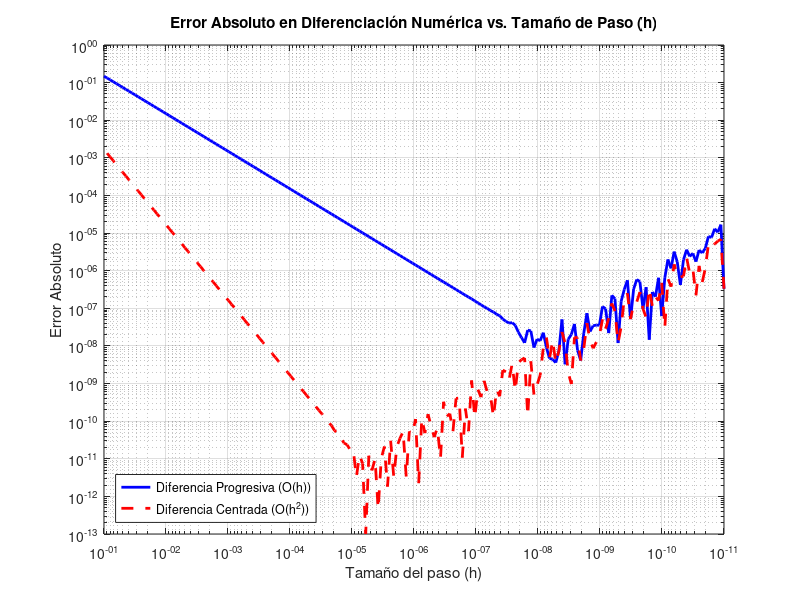

Write the MATLAB code that produced this figure.
% Definimos la función, su derivada exacta y el punto de evaluación
f = @(x) exp(x) - 2*x.^2 + 3*x - 1;
df_exacta = @(x) exp(x) - 4*x + 3;
x0 = 0.0;
valor_exacto = df_exacta(x0); % Sabemos que esto da 4

% --------------------------------------------------------
% INCISO (A): Fórmula progresiva (hacia adelante) [cite: 184, 535]
% --------------------------------------------------------
% Generamos el vector h usando un barrido logarítmico desde 10^-11 a 10^-1
h = logspace(-11, -1, 200);

% Calculamos la derivada numérica progresiva (2 puntos)
derivada_prog = (f(x0 + h) - f(x0)) ./ h;

% Calculamos el error absoluto
error_prog = abs(derivada_prog - valor_exacto);

% --------------------------------------------------------
% INCISO (B): Comprobación de la cota teórica con h = 0.1 [cite: 536]
% --------------------------------------------------------
h_b = 0.1;
derivada_prog_b = (f(x0 + h_b) - f(x0)) / h_b;
error_b = abs(derivada_prog_b - valor_exacto);

% Calculamos la cota analítica: cota = ( max(|f''(x)|) / 2 ) * h
% f''(x) = exp(x) - 4. En el intervalo [0, 0.1], el valor máximo absoluto
% se da en x=0, donde |exp(0) - 4| = |-3| = 3.
max_f_segunda = 3; 
cota_teorica = (max_f_segunda / 2) * h_b;

printf('--- INCISO B: Verificación de Cota Teórica ---\n');
printf('Error real cometido con h=0.1: %f\n', error_b);
printf('Cota máxima teórica calculada: %f\n', cota_teorica);
if (error_b <= cota_teorica)
  printf('=> ¡Se verifica la cota teórica!\n\n');
endif

% --------------------------------------------------------
% INCISO (C): Fórmula centrada de 3 puntos [cite: 186, 536]
% (Nota: el TP dice "ejercicio 3a", pero se refiere al inciso 1a)
% --------------------------------------------------------
% Calculamos la derivada centrada
derivada_cent = (f(x0 + h) - f(x0 - h)) ./ (2 * h);

% Calculamos el error absoluto
error_cent = abs(derivada_cent - valor_exacto);

% --------------------------------------------------------
% GRÁFICOS (Escala logarítmica) [cite: 535, 741]
% --------------------------------------------------------
figure(1);
loglog(h, error_prog, 'b-', 'linewidth', 2);
hold on;
loglog(h, error_cent, 'r--', 'linewidth', 2);
grid on;

% Configuraciones visuales
set(gca, 'xdir', 'reverse'); % Invertimos el eje X para que 'h' disminuya hacia la derecha
title('Error Absoluto en Diferenciación Numérica vs. Tamaño de Paso (h)');
xlabel('Tamaño del paso (h)');
ylabel('Error Absoluto');
legend('Diferencia Progresiva (O(h))', 'Diferencia Centrada (O(h^2))', 'location', 'southwest');
hold off;
